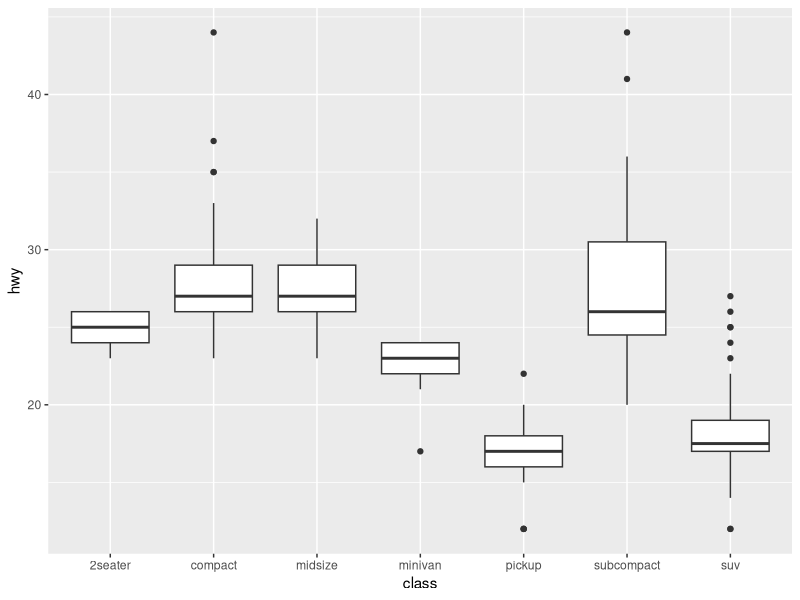
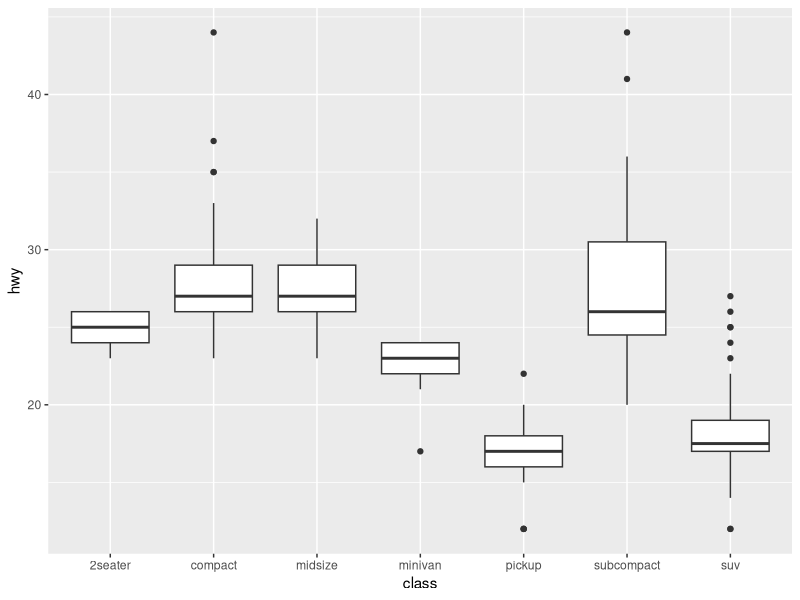
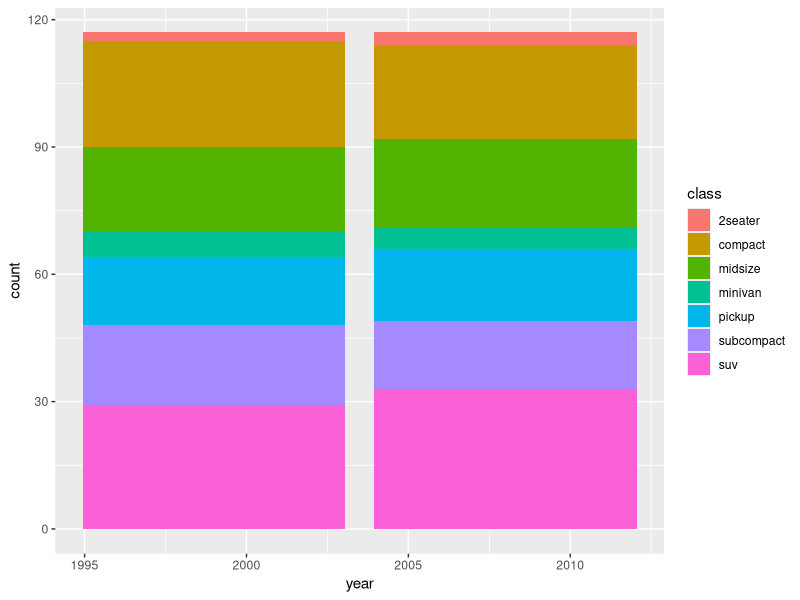
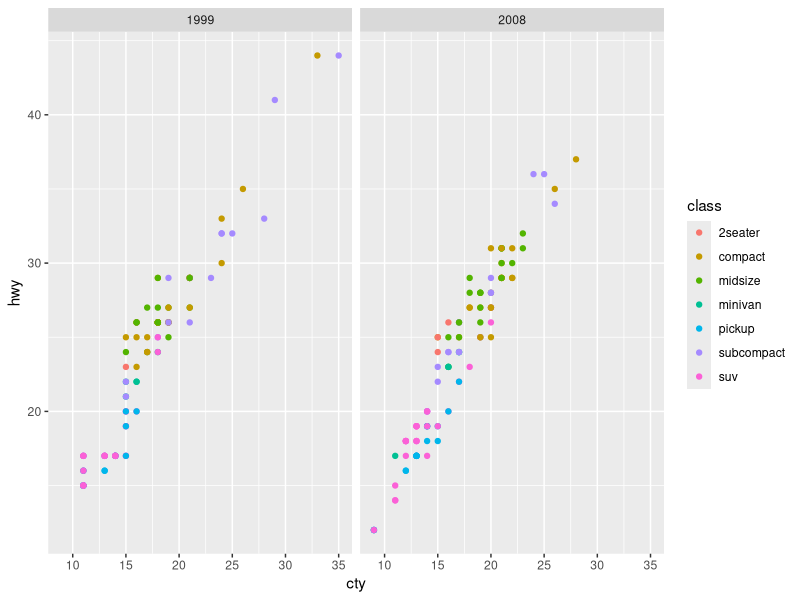
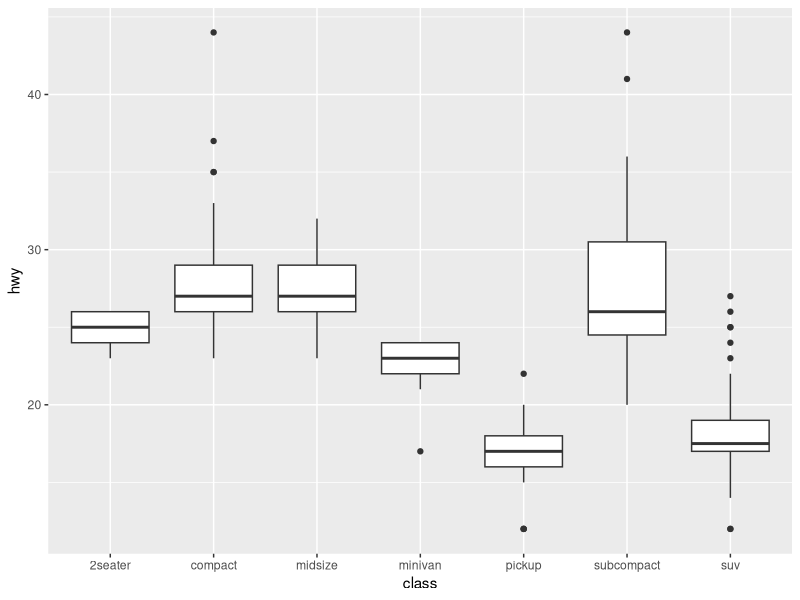
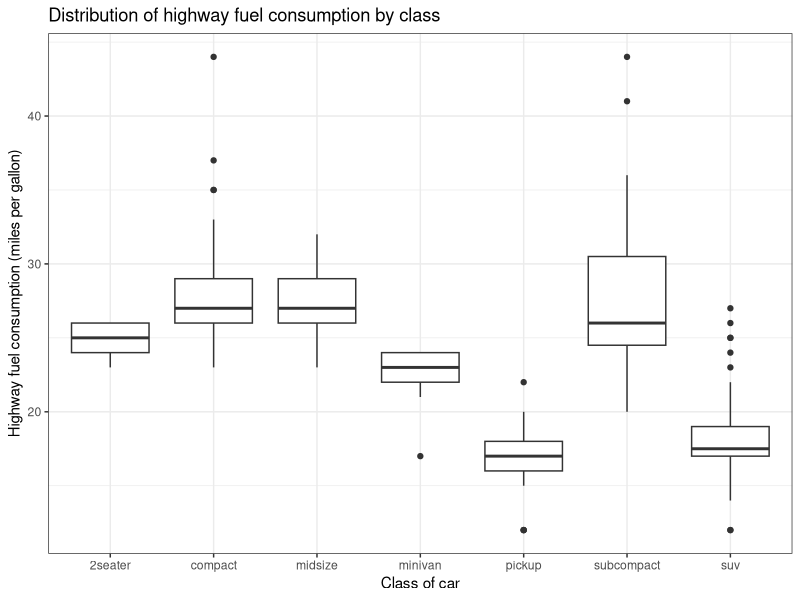
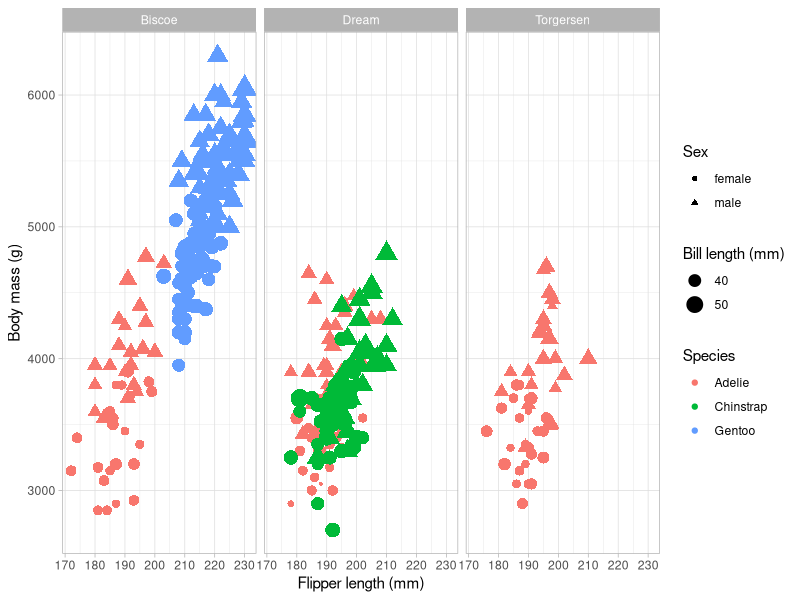

Write the R code that produced these figures, in order.
## ---- chunk 1
library(tidyverse)
glimpse(mpg)
## ---- chunk 2
mpg %>%
  ggplot(aes(x = class, y = hwy)) +
  geom_boxplot()
## ---- chunk 3
mpg %>%
  ggplot(aes(x = class, y = hwy)) +
  geom_boxplot()
## ---- chunk 4
mpg %>%
  ggplot(aes(x = year, fill = class)) +
  geom_bar()
## ---- chunk 5
mpg %>%
  ggplot(aes(x = cty, y = hwy, color = class)) +
  geom_point() +
  facet_wrap(~year)
## ---- chunk 6
mpg %>%
  ggplot(aes(x = class, y = hwy)) +
  geom_boxplot()
## ---- chunk 7
mpg %>%
  ggplot(aes(x = class, y = hwy)) +
  geom_boxplot() +
  labs(x = "Class of car", 
       y = "Highway fuel consumption (miles per gallon)",
       title = "Distribution of highway fuel consumption by class") +
  theme_bw()
## ---- chunk 8
library(palmerpenguins)
penguins %>%
  drop_na() %>%
  ggplot(aes(x = flipper_length_mm, 
             y = body_mass_g,
             color = species,
             shape = sex,
             size = bill_length_mm)) +
  geom_point() +
  facet_wrap(~island) +
  labs(x = "Flipper length (mm)", 
       y = "Body mass (g)",
       color = "Species", 
       shape = "Sex",
       size = "Bill length (mm)") +
  theme_light()
